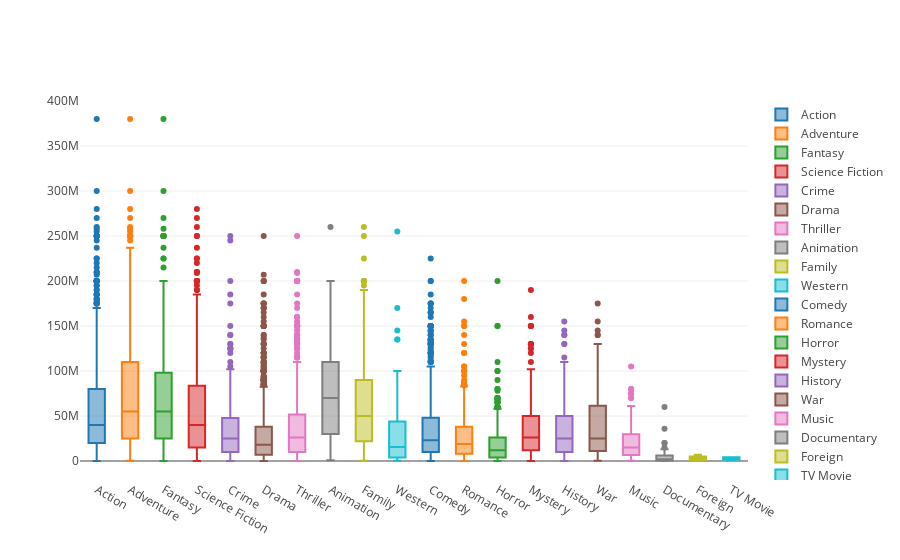

The notebook cell this image was saved under:
### Code cell
genresData = []
for genre in data:
    genresData.append(
        go.Box(y=releasedGenres[releasedGenres[genre]==1].budget, name=genre)
    )
iplot(genresData, show_link = False, )

### Figure 1 — Plotly figure (JSON) as saved in the notebook; plotly's stock layout.template omitted (floating-point values rounded to 4 significant figures; data arrays with more than 128 entries replaced by an {"elided": "..."} marker saying what was removed)
{"data": [{"name": "Action", "type": "box", "y": {"elided": "1010 int values"}}, {"name": "Adventure", "type": "box", "y": {"elided": "717 int values"}}, {"name": "Fantasy", "type": "box", "y": {"elided": "374 int values"}}, {"name": "Science Fiction", "type": "box", "y": {"elided": "471 int values"}}, {"name": "Crime", "type": "box", "y": {"elided": "591 int values"}}, {"name": "Drama", "type": "box", "y": {"elided": "1714 int values"}}, {"name": "Thriller", "type": "box", "y": {"elided": "1068 int values"}}, {"name": "Animation", "type": "box", "y": {"elided": "206 int values"}}, {"name": "Family", "type": "box", "y": {"elided": "409 int values"}}, {"name": "Western", "type": "box", "y": [255000000, 170000000, 135000000, 135000000, 100000000, 145000000, 80000000, 100000000, 63000000, 44000000, 60000000, 55000000, 50000000, 55000000, 47000000, 57000000, 44000000, 42000000, 38000000, 35000000, 38000000, 35000000, 32000000, 30000000, 22000000, 26000000, 25000000, 25000000, 11000000, 20000000, 20000000, 2000000, 22000000, 18000000, 16000000, 15000000, 14000000, 13000000, 12000000, 11000000, 10000000, 10000000, 10000000, 6000000, 6000000, 6244087, 5500000, 3500000, 5000000, 5000000, 4638783, 3800000, 3768785, 3716946, 3200000, 3000000, 2600000, 2500000, 1800000, 1600000, 1455000, 1200000, 1000000, 1000000, 730000, 200000]}, {"name": "Comedy", "type": "box", "y": {"elided": "1295 int values"}}, {"name": "Romance", "type": "box", "y": {"elided": "671 int values"}}, {"name": "Horror", "type": "box", "y": {"elided": "398 int values"}}, {"name": "Mystery", "type": "box", "y": {"elided": "297 int values"}}, {"name": "History", "type": "box", "y": {"elided": "166 int values"}}, {"name": "War", "type": "box", "y": {"elided": "131 int values"}}, {"name": "Music", "type": "box", "y": {"elided": "135 int values"}}, {"name": "Documentary", "type": "box", "y": [60000000, 35866397, 20000000, 20000000, 15000000, 13000000, 12000000, 11000000, 10000000, 9000000, 9000000, 6000000, 6000000, 5000000, 5000000, 4000000, 3500000, 8000000, 4000000, 3000000, 3000000, 2600000, 2500000, 2000000, 2000000, 2000000, 2000000, 900000, 1000000, 1000000, 1000000, 1000000, 1000000, 1000000, 1000000, 650000, 913000, 700000, 600000, 522360, 56000, 550000, 2053648, 500000, 500000, 300000, 300000, 300000, 225000, 160000, 65000, 50000, 50000]}, {"name": "Foreign", "type": "box", "y": [5000000, 4500000, 3250000, 7000000, 1400000, 1000000, 225000]}, {"name": "TV Movie", "type": "box", "y": [4200000, 4000000, 1000000]}], "layout": {}}
